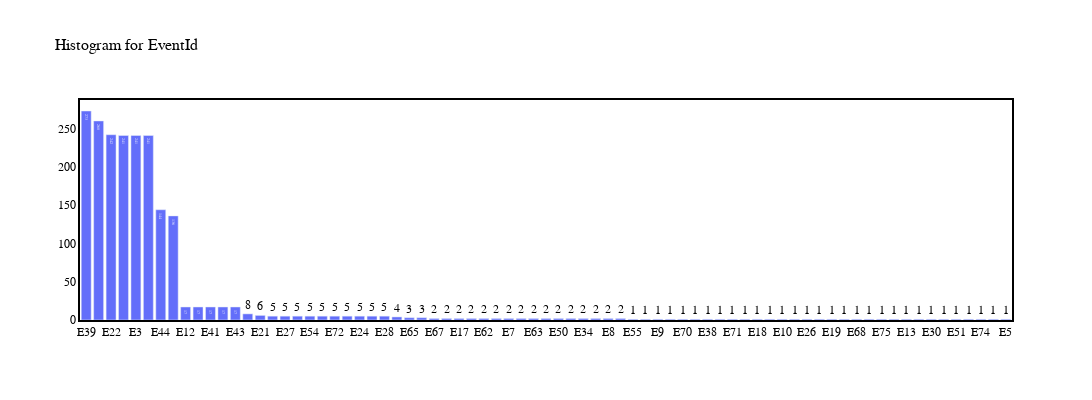

Here is the notebook cell this chart was saved with:
### Markdown cell above
We Create a histogram to see which event id was invoked the most

### Code cell
eventIdCount = data["EventId"].value_counts().reset_index()
eventIdCount.columns = ['EventId', 'Frequency']

eventIdHistogram = go.Figure(go.Bar(
    x=eventIdCount['EventId'], 
    y=eventIdCount['Frequency'],
    showlegend=False,
    text=eventIdCount['Frequency']
))
eventIdHistogram.update_layout(
    height=400, 
    width=1200, 
    title_text='Histogram for EventId',
    title_font_size=16,
    xaxis=dict(showgrid=False, linecolor='black', linewidth=2, mirror=True),
    yaxis=dict(showgrid=False, linecolor='black', linewidth=2, mirror=True,title_text=''),
    font=dict(family="Arial, sans-serif", size=12, color="black"),
    plot_bgcolor='white',
    paper_bgcolor='white',
)

eventIdHistogram.show()

### Figure 1 — Plotly figure (JSON) as saved in the notebook; plotly's stock layout.template omitted (floating-point values rounded to 4 significant figures)
{"data": [{"showlegend": false, "text": [273, 260, 242, 241, 241, 241, 144, 136, 17, 17, 17, 17, 17, 8, 6, 5, 5, 5, 5, 5, 5, 5, 5, 5, 5, 4, 3, 3, 2, 2, 2, 2, 2, 2, 2, 2, 2, 2, 2, 2, 2, 2, 2, 2, 1, 1, 1, 1, 1, 1, 1, 1, 1, 1, 1, 1, 1, 1, 1, 1, 1, 1, 1, 1, 1, 1, 1, 1, 1, 1, 1, 1, 1, 1, 1], "type": "bar", "x": ["E39", "E42", "E22", "E58", "E3", "E4", "E44", "E47", "E12", "E40", "E41", "E37", "E43", "E16", "E21", "E69", "E27", "E23", "E54", "E25", "E72", "E36", "E24", "E64", "E28", "E52", "E65", "E66", "E67", "E20", "E17", "E61", "E62", "E6", "E7", "E33", "E63", "E2", "E50", "E49", "E34", "E32", "E8", "E15", "E55", "E45", "E9", "E35", "E70", "E53", "E38", "E56", "E71", "E46", "E18", "E57", "E10", "E11", "E26", "E1", "E19", "E48", "E68", "E14", "E75", "E59", "E13", "E60", "E30", "E29", "E51", "E73", "E74", "E31", "E5"], "y": [273, 260, 242, 241, 241, 241, 144, 136, 17, 17, 17, 17, 17, 8, 6, 5, 5, 5, 5, 5, 5, 5, 5, 5, 5, 4, 3, 3, 2, 2, 2, 2, 2, 2, 2, 2, 2, 2, 2, 2, 2, 2, 2, 2, 1, 1, 1, 1, 1, 1, 1, 1, 1, 1, 1, 1, 1, 1, 1, 1, 1, 1, 1, 1, 1, 1, 1, 1, 1, 1, 1, 1, 1, 1, 1]}], "layout": {"font": {"color": "black", "family": "Arial, sans-serif", "size": 12}, "height": 400, "paper_bgcolor": "white", "plot_bgcolor": "white", "title": {"font": {"size": 16}, "text": "Histogram for EventId"}, "width": 1200, "xaxis": {"linecolor": "black", "linewidth": 2, "mirror": true, "showgrid": false}, "yaxis": {"linecolor": "black", "linewidth": 2, "mirror": true, "showgrid": false, "title": {"text": ""}}}}
